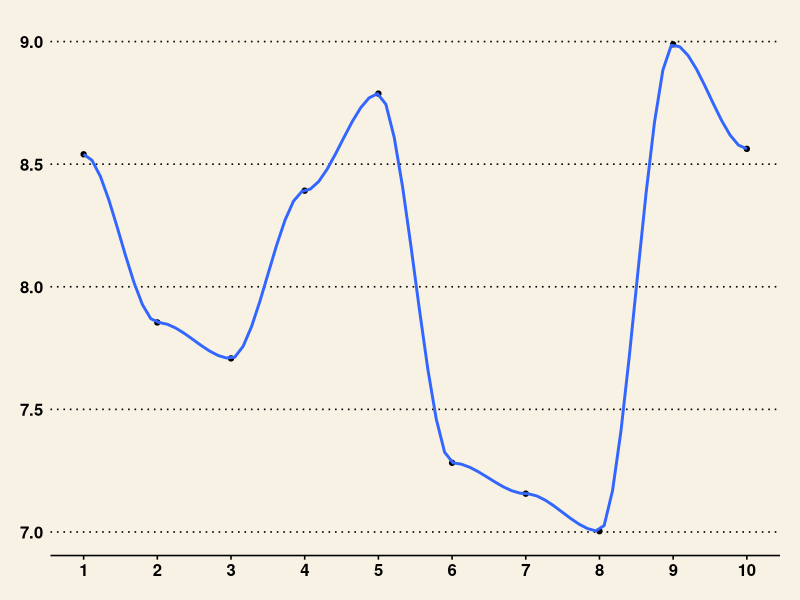
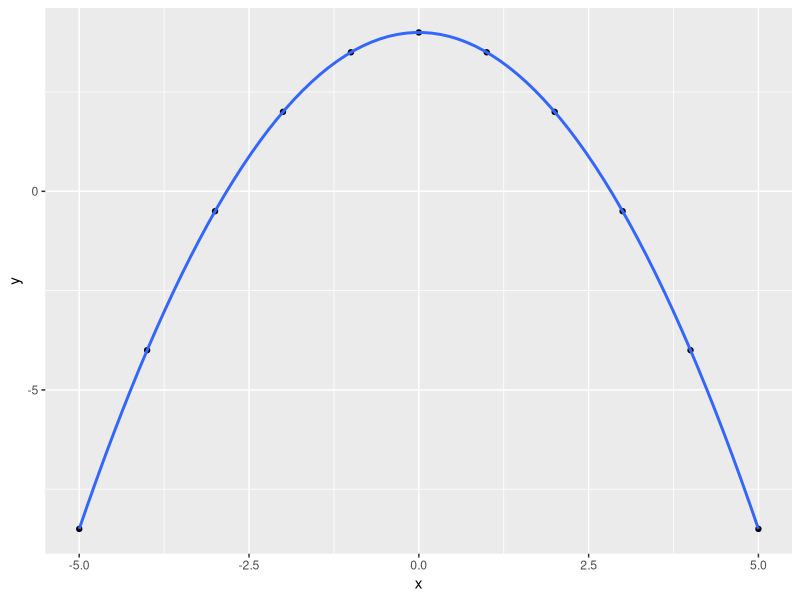

The R source for these figures, in order:
## ---- chunk 1
knitr::opts_chunk$set(echo = TRUE, warning = F, message = F)
## ---- chunk 2

x <- seq(from = 1, to = 10, by = 1)

f_x <- 8 + cos(x^3)



# Plot

library(ggplot2)
library(ggthemes)

ex_plot <- data.frame(
  "x" = c(x),
  "y" = c(f_x)
)

g_plot <- ggplot(ex_plot, aes(x = x, y = y)) + 
  geom_point() + 
  geom_smooth(se = F, span = 0.2) + 
  scale_x_continuous(breaks = c(1:10)) + 
  theme_wsj()

g_plot


## ---- chunk 3

# Parameters = the function, x-axis beginning, x-axis end, the number of trapezoids to create

trapezoid_rule <- function(fx, start, end, num_traps){
  
  # The width of each trapezoid
  
  w <- (end - start) / num_traps
  
  # the x-axis to evaluate our function along
  
  x_axis <- seq(from = start, to = end, by = w)
  
  # the y axis: apply the function (fx) to each value of our x-axis
  
  y_axis <- sapply(x_axis, fx)
  
  # The trapezoid rule: find the area of each trapezoid and then add them together
  
  trap_total <- w * ( (y_axis[1] / 2) + sum(y_axis[2:num_traps]) + (y_axis[num_traps + 1] / 2) )
  
  return(trap_total)
  
}


## ---- chunk 4

eval_function <- function(x){
  
  8 + cos(x^3)
  
}

trapezoid_rule(eval_function, 1, 10, 3)

## ---- chunk 5

trapezoid_rule(eval_function, 1, 10, 10)

## ---- chunk 6

trapezoid_rule(eval_function, 1, 10, 50000)

## ---- chunk 7

x_2 <- seq(from = -5, to = 5, by = 1)

f_x_2 <- -0.5 * (x_2^2) + 4


# Plot

library(ggplot2)

ex_plot_2 <- data.frame(
  "x" = c(x_2),
  "y" = c(f_x_2)
)

g_plot_2 <- ggplot(ex_plot_2, aes(x = x, y = y)) + 
  geom_point() + 
  geom_smooth(se = F)

g_plot_2


## ---- chunk 8

golden_section <- function(fx, x.l, x.r, x.m, tolerance){
  
  # The golden ratio rule to help select 'y' when needed
  
  grule <- 1 + (1 * sqrt(5)) / 2
  
  # Apply the function at each of our starting locations (left, right, middle)
  
  # left
  
  f.l <- fx(x.l)
  
  # right
  
  f.r <- fx(x.r)
  
  # middle
  
  f.m <- fx(x.m)
  
  # continue to iterate until we pass our tolderance level for how big the "right" "left" window should be
  
  while (( x.r - x.l) > tolerance){
    
    
    # if the right window is larger than the left window, then operate on the right window side
    
    if ( (x.r - x.m) > (x.m - x.l) ){
      
      # select a point, y, according to the golden ratio rule
      
      y <- x.m + (x.r - x.m) / grule
      
      # apply the function to our selected y point
      
      f.y <- fx(y)
      
      # if the function at point y is higher than the function at the mid point
      
      if(f.y >= f.m){
        
        # reassign our points according to the algorithm steps outlined above
        
        # in this case, within the right window y was higher than the middle. So 'left' needs to become our new middle, and 'middle' needs to become y
        
        x.l <- x.m
        f.l <- f.m
        
        x.m <- y
        f.m <- f.y
      } else {
        
        # if the function at y was lower than the function at the mid point
        
        # shift 'right' to our y point
        
        x.r <- y
        f.r <- f.y
        
      }
      
      
      
      
      
    } else{
      
      # if the right window is not larger than the left window, select the left window to operate on
      
      
      # choose a point, y, within the left window according to the golden ratio
      
      y <- x.m - (x.m - x.l) / grule
      
      # apply our function to that point
      
      f.y <- fx(y)
      
      
      # if the function at y is greater than the function at the mid point (within the left window)
      
      if(f.y >= f.m){
        
        # reassign values according to the golden section method discussed above
        
        # in this case, within the left window our selected point is higher than the mid point (which is to the right of the selected y point)
        # so our "mid" point needs to become our "right" point and y needs to become "left"
        
        x.r <- x.m
        f.r <- f.m
        
        x.m <- y
        f.m <- f.y
        
        
        
      }else{
        
        # if the y point is lower than the function at the mid point
        
        # now our y needs to become "left"
        
        x.l <- y
        f.l <- f.y
      }
      
      
    }
    
    
    
  }
  
  # return the mid point
  
  return(x.m)
  
}


